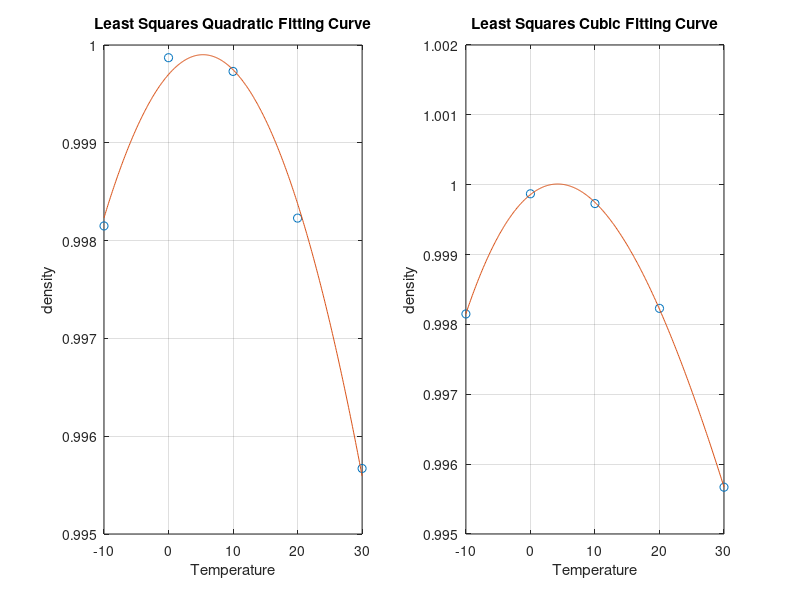

The MATLAB source for this figure:
x=[-10 0 10 20 30];
y=[.99815 .99987 .99973 .99823 .99567];
p=polyfit(x,y,2);
q=polyfit(x,y,3);
x1=-10:.1:30;
z=polyval(p,x1);
w=polyval(q,x1);
subplot(1,2,1),plot(x,y,'o',x1,z)
title('Least Squares Quadratic Fitting Curve')
xlabel('Temperature')
ylabel('density')
grid on
subplot(1,2,2),plot(x,y,'o',x1,w)
title('Least Squares Cubic Fitting Curve')
xlabel('Temperature')
ylabel('density')
grid on
P=polyder(p);
roots(P)
Q=polyder(q);
roots(Q)

